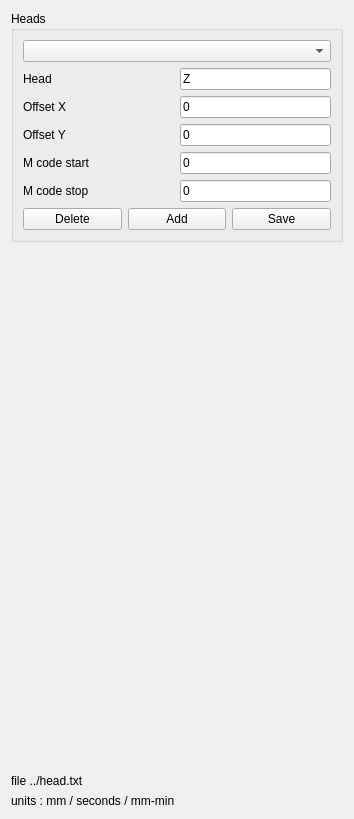
            <widget class="QWidget" name="scrollAreaWidgetContents_3">
             <property name="geometry">
              <rect>
               <x>0</x>
               <y>0</y>
               <width>354</width>
               <height>819</height>
              </rect>
             </property>
             <layout class="QGridLayout" name="gridLayout_26">
              <item row="2" column="0">
               <widget class="QLabel" name="label_72">
                <property name="text">
                 <string>file ../head.txt</string>
                </property>
               </widget>
              </item>
              <item row="0" column="0">
               <widget class="QGroupBox" name="groupBox">
                <property name="title">
                 <string>Heads</string>
                </property>
                <layout class="QGridLayout" name="gridLayout_12">
                 <item row="0" column="0">
                  <layout class="QGridLayout" name="gridLayout_9" columnminimumwidth="125,0">
                   <item row="2" column="1">
                    <widget class="QLineEdit" name="lineEdit_head_offset_x">
                     <property name="sizePolicy">
                      <sizepolicy hsizetype="Preferred" vsizetype="Preferred">
                       <horstretch>0</horstretch>
                       <verstretch>0</verstretch>
                      </sizepolicy>
                     </property>
                     <property name="text">
                      <string>0</string>
                     </property>
                    </widget>
                   </item>
                   <item row="3" column="1">
                    <widget class="QLineEdit" name="lineEdit_head_offset_y">
                     <property name="sizePolicy">
                      <sizepolicy hsizetype="Preferred" vsizetype="Preferred">
                       <horstretch>0</horstretch>
                       <verstretch>0</verstretch>
                      </sizepolicy>
                     </property>
                     <property name="text">
                      <string>0</string>
                     </property>
                    </widget>
                   </item>
                   <item row="3" column="0">
                    <widget class="QLabel" name="label_70">
                     <property name="text">
                      <string>Offset Y</string>
                     </property>
                    </widget>
                   </item>
                   <item row="2" column="0">
                    <widget class="QLabel" name="label_69">
                     <property name="text">
                      <string>Offset X</string>
                     </property>
                    </widget>
                   </item>
                   <item row="1" column="0">
                    <widget class="QLabel" name="label_71">
                     <property name="text">
                      <string>Head</string>
                     </property>
                    </widget>
                   </item>
                   <item row="0" column="0" colspan="2">
                    <widget class="QComboBox" name="comboBox_heads">
                     <property name="sizePolicy">
                      <sizepolicy hsizetype="Preferred" vsizetype="Preferred">
                       <horstretch>0</horstretch>
                       <verstretch>0</verstretch>
                      </sizepolicy>
                     </property>
                    </widget>
                   </item>
                   <item row="1" column="1">
                    <widget class="QLineEdit" name="lineEdit_head_edit">
                     <property name="sizePolicy">
                      <sizepolicy hsizetype="Preferred" vsizetype="Preferred">
                       <horstretch>0</horstretch>
                       <verstretch>0</verstretch>
                      </sizepolicy>
                     </property>
                     <property name="text">
                      <string>Z</string>
                     </property>
                    </widget>
                   </item>
                   <item row="4" column="1">
                    <widget class="QLineEdit" name="lineEdit_m_code_start">
                     <property name="sizePolicy">
                      <sizepolicy hsizetype="Preferred" vsizetype="Preferred">
                       <horstretch>0</horstretch>
                       <verstretch>0</verstretch>
                      </sizepolicy>
                     </property>
                     <property name="text">
                      <string>0</string>
                     </property>
                    </widget>
                   </item>
                   <item row="4" column="0">
                    <widget class="QLabel" name="label_76">
                     <property name="text">
                      <string>M code start</string>
                     </property>
                    </widget>
                   </item>
                   <item row="5" column="1">
                    <widget class="QLineEdit" name="lineEdit_m_code_stop">
                     <property name="sizePolicy">
                      <sizepolicy hsizetype="Preferred" vsizetype="Preferred">
                       <horstretch>0</horstretch>
                       <verstretch>0</verstretch>
                      </sizepolicy>
                     </property>
                     <property name="text">
                      <string>0</string>
                     </property>
                    </widget>
                   </item>
                   <item row="5" column="0">
                    <widget class="QLabel" name="label_77">
                     <property name="text">
                      <string>M code stop</string>
                     </property>
                    </widget>
                   </item>
                  </layout>
                 </item>
                 <item row="1" column="0">
                  <layout class="QGridLayout" name="gridLayout_11">
                   <item row="0" column="0">
                    <widget class="QPushButton" name="pushButton_delete_head">
                     <property name="sizePolicy">
                      <sizepolicy hsizetype="Preferred" vsizetype="Preferred">
                       <horstretch>0</horstretch>
                       <verstretch>0</verstretch>
                      </sizepolicy>
                     </property>
                     <property name="text">
                      <string>Delete</string>
                     </property>
                    </widget>
                   </item>
                   <item row="0" column="1">
                    <widget class="QPushButton" name="pushButton_add_head">
                     <property name="sizePolicy">
                      <sizepolicy hsizetype="Preferred" vsizetype="Preferred">
                       <horstretch>0</horstretch>
                       <verstretch>0</verstretch>
                      </sizepolicy>
                     </property>
                     <property name="text">
                      <string>Add</string>
                     </property>
                    </widget>
                   </item>
                   <item row="0" column="2">
                    <widget class="QPushButton" name="pushButton_save_head">
                     <property name="sizePolicy">
                      <sizepolicy hsizetype="Preferred" vsizetype="Preferred">
                       <horstretch>0</horstretch>
                       <verstretch>0</verstretch>
                      </sizepolicy>
                     </property>
                     <property name="text">
                      <string>Save</string>
                     </property>
                    </widget>
                   </item>
                  </layout>
                 </item>
                </layout>
               </widget>
              </item>
              <item row="1" column="0">
               <spacer name="verticalSpacer_5">
                <property name="orientation">
                 <enum>Qt::Vertical</enum>
                </property>
                <property name="sizeHint" stdset="0">
                 <size>
                  <width>20</width>
                  <height>536</height>
                 </size>
                </property>
               </spacer>
              </item>
              <item row="3" column="0">
               <widget class="QLabel" name="label_73">
                <property name="text">
                 <string>units : mm / seconds / mm-min</string>
                </property>
               </widget>
              </item>
             </layout>
            </widget>
